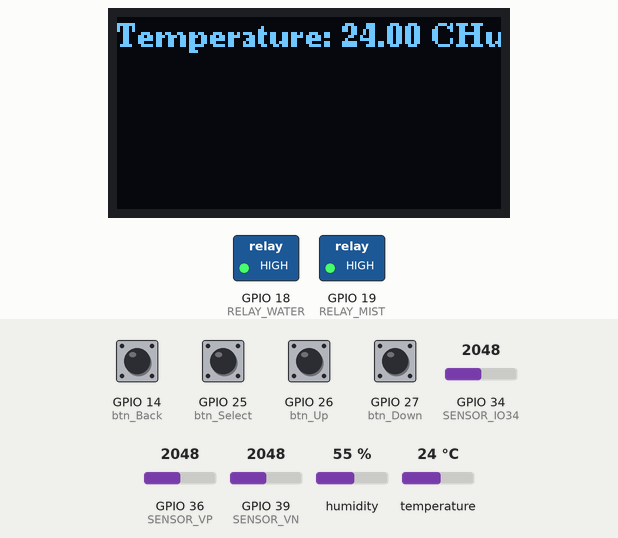
Recording of a sketch running on a simulated ESP32. Parts: 128×64 one-colour display, switched loads named in the sketch (green lamp = pin HIGH). The inputs (shaded band) are chosen by the test bench; at power-on: GPIO 14 (btn_Back), GPIO 25 (btn_Select), GPIO 26 (btn_Up), GPIO 27 (btn_Down) HIGH, temperature 24 °C, GPIO 34 (SENSOR_IO34) = 2048, GPIO 36 (SENSOR_VP) = 2048, GPIO 39 (SENSOR_VN) = 2048, humidity 55 %. EEPROM starts erased; nothing arrives over Bluetooth unless stated.

Above: at 6.9 s.
7.0 s: temperature set to 12 °C
At 11.16 s:
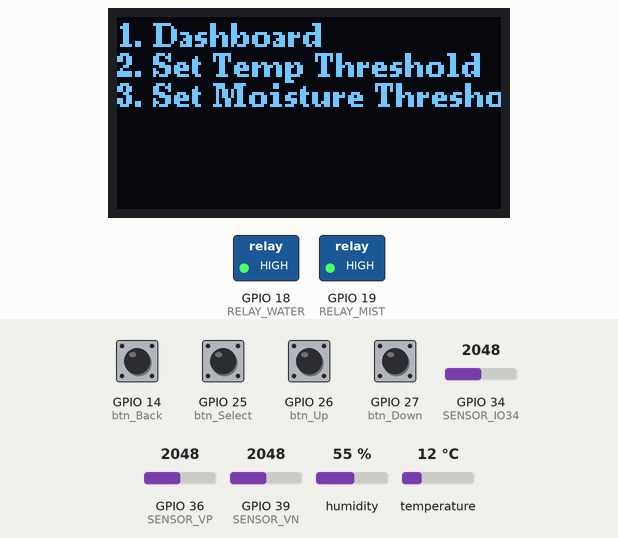
At 12.3 s:
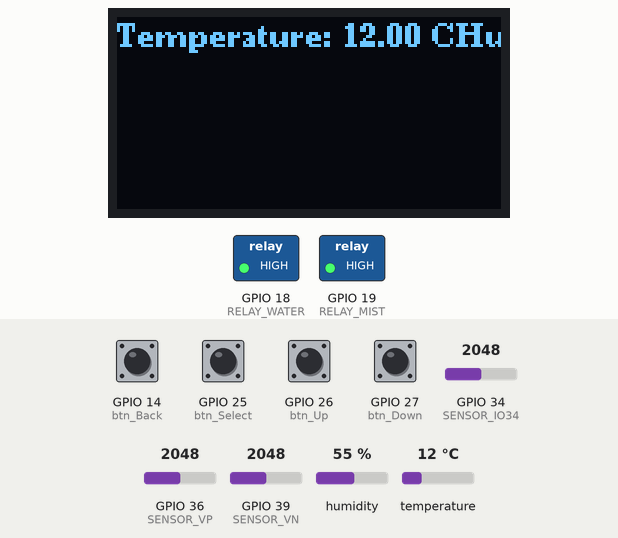
21.0 s: temperature set to 19 °C
30.8 s: temperature set to 28 °C
At 36.8 s:
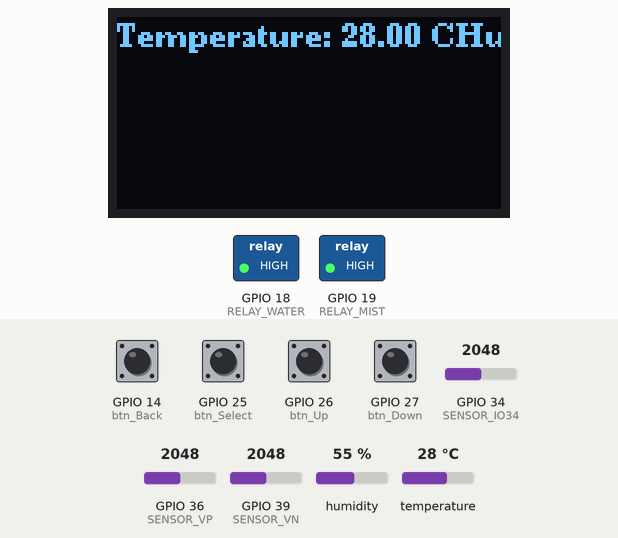
Timing chart, 0 to 38.3 s (numbered marks = the images above; inputs shaded):
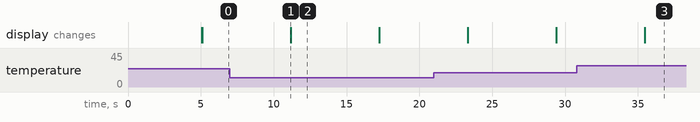

Measured:
- after the input at 7.0 s, the display: first differs from a run without the input after 4.2 s (image 2)
- after the input at 30.8 s, the display: first differs from a run without the input after 4.7 s (image 3)
- what the display in image 2 shows lasts 6.0 s, from 11.2 s to 17.2 s

The sketch:

ESP32Misting-SoilMoisture.ino
```cpp
#include <DHT.h>
#include <BluetoothSerial.h>
#include <U8g2lib.h>
#include <EEPROM.h> // Include EEPROM library

#define DHTPIN 33
#define DHTTYPE DHT11
#define btn_Select 25
#define btn_Up 26
#define btn_Down 27
#define btn_Back 14 // Define new back button pin
#define RELAY_MIST 19
#define RELAY_WATER 18
#define SENSOR_VP 36
#define SENSOR_VN 39
#define SENSOR_IO34 34
#define SOIL_MOISTURE_THRESHOLD 1500
#define temp_THRESHOLD 37

int moisture_vp;
int moisture_vn;
int moisture_IO34;

DHT dht(DHTPIN, DHTTYPE);
BluetoothSerial SerialBT;
U8G2_SH1106_128X64_NONAME_F_SW_I2C u8g2(U8G2_R0, /* clock=*/ SCL, /* data=*/ SDA, /* reset=*/ U8X8_PIN_NONE);

float tempThreshold;
int moistureThreshold;

void setup() {
  Serial.begin(115200);
  SerialBT.begin("ESP32_BT");
  pinMode(RELAY_MIST, OUTPUT);
  pinMode(RELAY_WATER, OUTPUT);
  digitalWrite(RELAY_MIST, HIGH);
  digitalWrite(RELAY_WATER, HIGH);
  pinMode(SENSOR_VP, INPUT);
  pinMode(SENSOR_VN, INPUT);
  pinMode(SENSOR_IO34, INPUT);
  dht.begin();
  pinMode(btn_Select, INPUT_PULLUP);
  pinMode(btn_Down, INPUT_PULLUP);
  pinMode(btn_Up, INPUT_PULLUP);
  pinMode(btn_Back, INPUT_PULLUP); // Set back button pin mode

  // Initialize OLED display
  u8g2.begin();

  // Read settings from EEPROM
  readSettings();
}

void loop() {
  waterSensor();
  float humidity = dht.readHumidity();
  float temperature = dht.readTemperature();
  float VPD = calculateVPD(temperature, humidity);

  // Display main menu
  displayMainMenu();

  // Handle button actions
  handleButtons();

  // Display sensor readings
  displaySensorReadings(temperature, humidity, VPD);

  // Control misting and watering
  controlMisting(temperature);
  controlWatering();

  delay(1000);
}

void displayMainMenu() {
  u8g2.clearBuffer();
  u8g2.setFont(u8g2_font_ncenB08_tr);
  u8g2.drawStr(0, 10, "1. Dashboard");
  u8g2.drawStr(0, 20, "2. Set Temp Threshold");
  u8g2.drawStr(0, 30, "3. Set Moisture Threshold");
  u8g2.sendBuffer();
}

void handleButtons() {
  static int menuState = 0;

  if (digitalRead(btn_Select) == LOW) {
    switch (menuState) {
      case 0: break; // Dashboard
      case 1: tempThreshold++; break; // Set Temp Threshold
      case 2: moistureThreshold += 100; break; // Set Moisture Threshold
    }
    delay(300);
  }

  if (digitalRead(btn_Up) == LOW) {
    menuState = (menuState - 1 + 3) % 3;
    delay(300);
  }

  if (digitalRead(btn_Down) == LOW) {
    menuState = (menuState + 1) % 3;
    delay(300);
  }

  if (digitalRead(btn_Back) == LOW) { // If back button pressed
    menuState = 0; // Go back to Dashboard
    writeSettings(); // Save settings to EEPROM
    delay(300);
  }
}

void displaySensorReadings(float temperature, float humidity, float VPD) {
  u8g2.clearBuffer();
  u8g2.setFont(u8g2_font_ncenB08_tr);
  u8g2.setCursor(0, 10);
  u8g2.print("Temperature: ");
  u8g2.print(temperature);
  u8g2.println(" °C");
  u8g2.print("Humidity: ");
  u8g2.print(humidity);
  u8g2.println("%");
  u8g2.print("VPD: ");
  u8g2.print(VPD);
  u8g2.println(" kPa");
  u8g2.sendBuffer();
}

float calculateVPD(float temperature, float humidity) {
  float es = 0.611 * exp((17.27 * temperature) / (temperature + 237.3));
  float e = (humidity / 100) * es;
  float vpd = (1 - (e / es)) * es;
  return vpd;
}

void waterSensor() {
  moisture_vp = analogRead(SENSOR_VP);
  moisture_vn = analogRead(SENSOR_VN);
  moisture_IO34 = analogRead(SENSOR_IO34);
  delay(5000);
}

void controlMisting(float temperature) {
  if (temperature > tempThreshold) {
    digitalWrite(RELAY_MIST, LOW);
  } else {
    digitalWrite(RELAY_MIST, HIGH);
  }
}

void controlWatering() {
  if (moisture_IO34 <= moistureThreshold) {
    digitalWrite(RELAY_WATER, LOW);
  } else {
    digitalWrite(RELAY_WATER, HIGH);
  }
}

void readSettings() {
  EEPROM.get(0, tempThreshold);
  EEPROM.get(sizeof(float), moistureThreshold);
}

void writeSettings() {
  EEPROM.put(0, tempThreshold);
  EEPROM.put(sizeof(float), moistureThreshold);
}
```
